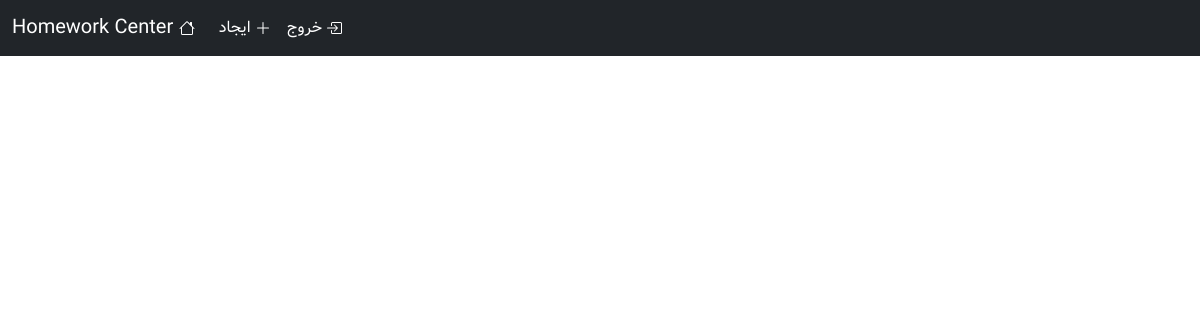
Before: / (signed in) with the older database file.
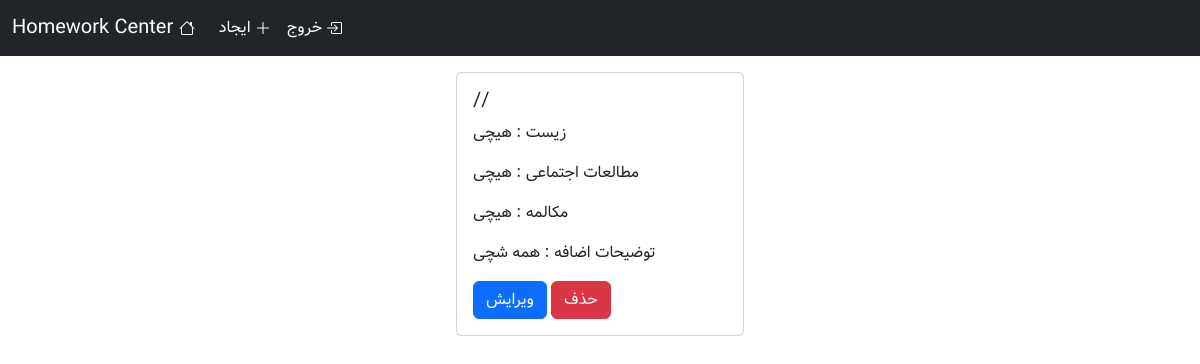
After: the same page with the newer database file.
### homework/models.py (models this page shows, shortened)
class WriteHomework(models.Model):
    date = models.DateField(blank=False)
    grade = models.CharField(max_length=50 , blank=False)
    math = models.CharField(max_length=100 , blank=True)
    literature = models.CharField(max_length=100 , blank=True)
    biology = models.CharField(max_length=100 , blank=True)
    physics = models.CharField(max_length=100 , blank=True)
    religious = models.CharField(max_length=100 , blank=True)
    Defense_readiness = models.CharField(max_length=100 , blank=True)
    Social_studies = models.CharField(max_length=100 , blank=True)
    english = models.CharField(max_length=100 , blank=True)
    conversation = models.CharField(max_length=100 , blank=True)
    arabic = models.CharField(max_length=100 , blank=True)
    quran = models.CharField(max_length=100 , blank=True)
    writeing = models.CharField(max_length=100 , blank=True)
    art = models.CharField(max_length=100 , blank=True)
    more_description = models.TextField(max_length=250,blank=True)

### main/views.py (the view, shortened to what this page needs)
# urls.py: path('',views.MainPage.as_view(),name='main_page'),
class MainPage(LoginRequiredMixin,View):
    def get(self,request):
        for group in request.user.groups.all():
            group = str(group)
            if 'ninth grade class 1' in group:
                allmodels = models.WriteHomework.objects.all().filter(grade='نهم 1')
            if 'ninth grade class 2' in group:
                allmodels = models.WriteHomework.objects.all().filter(grade='نهم 2')
            if 'ninth grade class 3' in group:
                allmodels = models.WriteHomework.objects.all().filter(grade='نهم 3')
            if 'eighth grade class 1' in group:
                allmodels = models.WriteHomework.objects.all().filter(grade='هشتم 1')
            if 'eighth grade class 2' in group:
                allmodels = models.WriteHomework.objects.all().filter(grade='هشتم 2')
            if 'eighth grade class 3' in group:
                allmodels = models.WriteHomework.objects.all().filter(grade='هشتم 3')
            if 'eighth grade class 4' in group:
                allmodels = models.WriteHomework.objects.all().filter(grade='هشتم 4')
            if 'seventh grade class 1' in group:
                allmodels = models.WriteHomework.objects.all().filter(grade='هفتم 1')
            if 'seventh grade class 2' in group:
                allmodels = models.WriteHomework.objects.all().filter(grade='هفتم 2')
            if 'seventh grade class 3' in group:
                allmodels = models.WriteHomework.objects.all().filter(grade='هفتم 3')
            if 'seventh grade class 4' in group:
                allmodels = models.WriteHomework.objects.all().filter(grade='هفتم 4')
        for model in allmodels:
            miladi_date = date(year=model.date.year,month=model.date.month,day=model.date.day).togregorian()
            shamsi_date = date.fromgregorian(year = miladi_date.year , month = miladi_date.month , day = miladi_date.day)
            model.date = f"{shamsi_date.year}/{shamsi_date.month}/{shamsi_date.day} {shamsi_date.strftime('%A')}"
            full_date = model.date
            if "Saturday" in full_date:
                model.date = full_date.replace('Saturday','شنبه')
            if "Sunday" in full_date:
                model.date = full_date.replace('Sunday','یکشنبه')
            if "Monday" in full_date:
                model.date = full_date.replace('Monday','دوشنبه')
            if "Tuesday" in full_date:
                model.date = full_date.replace('Tuesday','سه شنبه')
            if "Wednesday" in full_date:
                model.date = full_date.replace('Wednesday','چهارشنبه')
        sorted_models = sorted(allmodels, key=lambda x: x.date, reverse=True)
        return render(request,'main/mainpage.html',{"models":sorted_models})

### main/templates/main/mainpage.html (shortened to what this page needs)
{% extends "base.html" %}
{% block body %}
    {% for model in models%}
        <div class="card mx-auto mt-3 rounded" style="width: 18rem;">
            <div class="card-body">
                <h5 class="card-title">{{model.date}}</h5>
                {% if model.biology != '' %}
                    <p class="card-text">زیست : {{model.biology}}</p>
                {% endif %}
                {% if model.Social_studies != '' %}
                    <p class="card-text">مطالعات اجتماعی : {{model.Social_studies}}</p>
                {% endif %}
                {% if model.conversation != '' %}
                    <p class="card-text">مکالمه : {{model.conversation}}</p>
                {% endif %}
                {% if model.more_description != '' %}
                    <p class="card-text">توضیحات اضافه : {{model.more_description}}</p>
                {% endif %}
                {% if request.user.is_staff %}
                    <a href="{% url "edit_homeowork_page" model.id %}" class="btn btn-primary">ویرایش</a>
                    <a href="{% url "delete_homework_page" model.id %}" class="btn btn-danger">حذف</a>
                {% endif %}
            </div>
        </div>
    {% endfor %}
{% endblock body %}

### templates/base.html (shortened to what this page needs)
<html>
    <head>
        <link href="https://cdn.jsdelivr.net/npm/bootstrap@5.3.2/dist/css/bootstrap.min.css" rel="stylesheet">
        <link rel="stylesheet" href="/static/css/font-style.css">
    </head>
    <body>
        <div class="jumbotron">
            {% include "inc/navbar.html" %}
        </div>
        {% block body %}{% endblock body %}
    </body>
</html>

### templates/inc/navbar.html (shortened to what this page needs)
<nav class="navbar navbar-expand navbar-dark bg-dark">
    <div class="container-fluid">
        <a class="navbar-brand" href="{% url "main_page" %}">
            Homework Center
        </a>
        <div class="collapse navbar-collapse" id="navbarNav">
            <ul class="navbar-nav">
                {% if request.user.is_staff %}
                    <li class="nav-item">
                        <a class="nav-link active" aria-current="page" href="{% url "create_new_homework_page" %}">
                            ایجاد
                            <svg xmlns="http://www.w3.org/2000/svg" width="16" height="16" fill="currentColor" class="bi bi-plus-lg" viewBox="0 0 16 16">
                                <path fill-rule="evenodd" d="M8 2a.5.5 0 0 1 .5.5v5h5a.5.5 0 0 1 0 1h-5v5a.5.5 0 0 1-1 0v-5h-5a.5.5 0 0 1 0-1h5v-5A.5.5 0 0 1 8 2Z"/>
                            </svg>
                        </a>
                    </li>
                {% endif %}
                {% if request.user.is_authenticated %}
                    <li class="nav-item">
                        <a class="nav-link active" aria-current="page" href="{% url "logout_page" %}">
                            خروج
                        </a>
                    </li>
                {% endif %}
            </ul>
        </div>
    </div>
</nav>

Changed rows visible on the page:
added WriteHomework: date "//", biology "هیچی", Social_studies "هیچی", conversation "هیچی", more_description "همه شچی"
